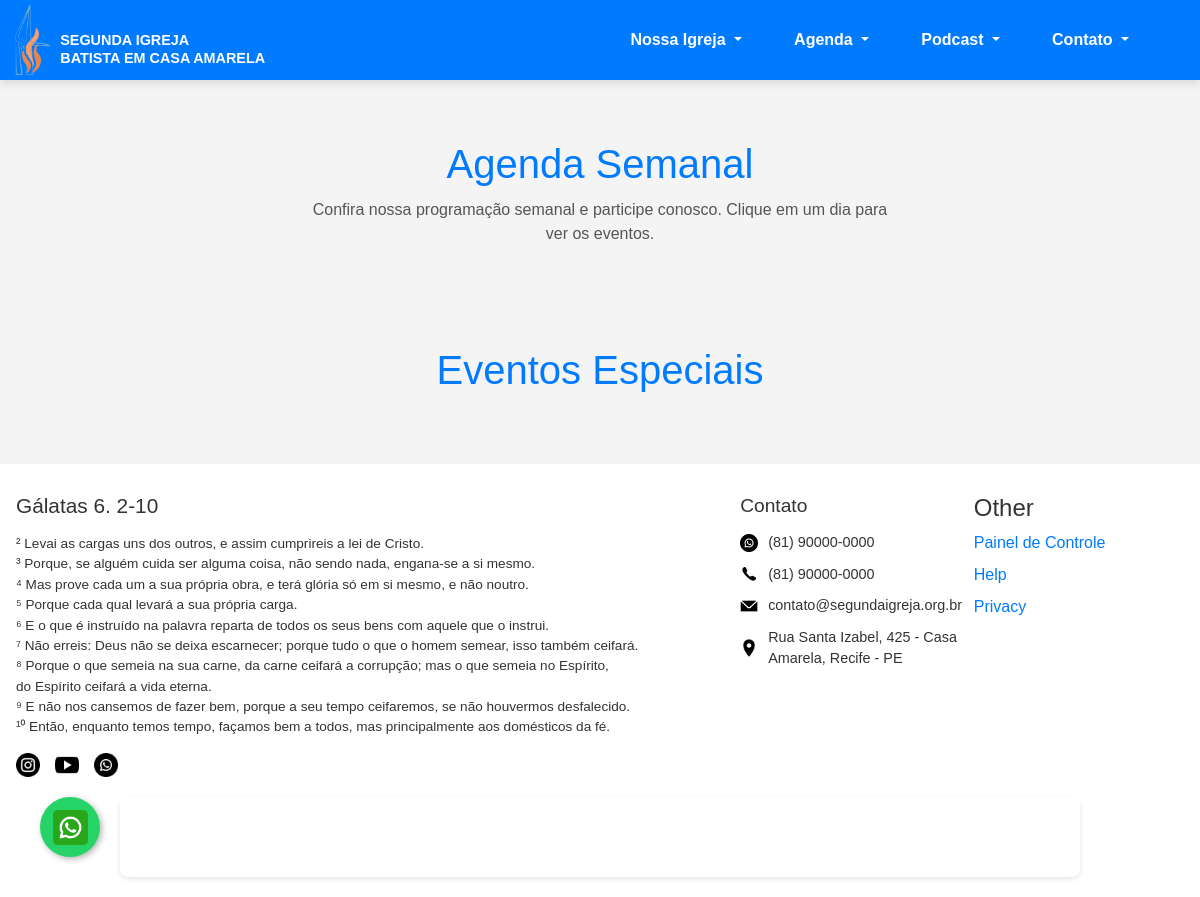
/agenda/, run on an earlier commit of the app's database.
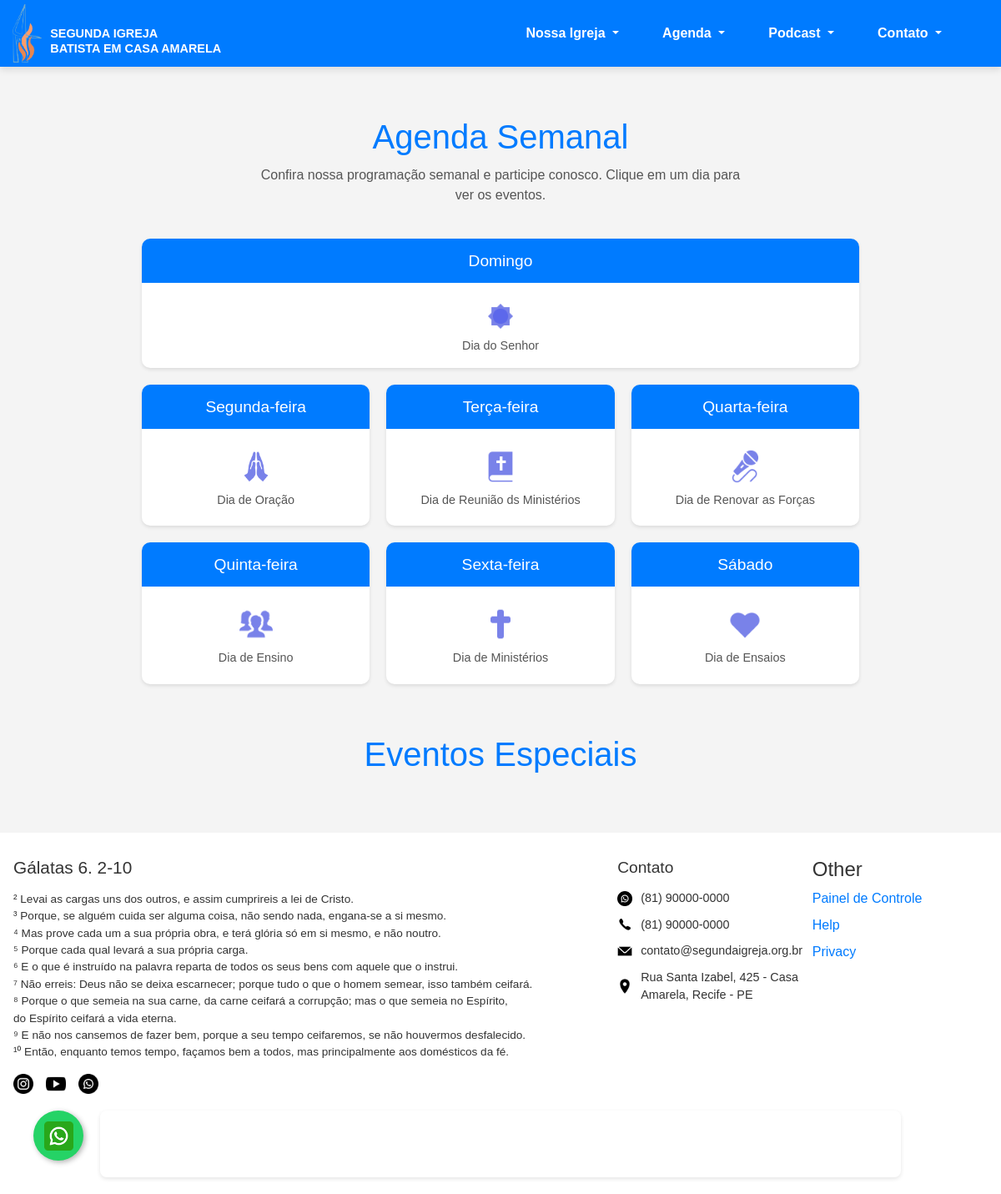
And on a later commit of the database.
### home/models.py (models this page shows, shortened)
class DiaSemana(models.Model):
    DIAS = [
        (0, 'Domingo'), (1, 'Segunda-feira'), (2, 'Terça-feira'),
        (3, 'Quarta-feira'), (4, 'Quinta-feira'), (5, 'Sexta-feira'),
        (6, 'Sábado')
    ]
    nome = models.IntegerField(choices=DIAS, unique=True, verbose_name="Dia da Semana")
    resumo = models.CharField(max_length=100, verbose_name="Resumo (ex: Dia de celebração)")
    icone = models.CharField(max_length=50, help_text="Nome do ícone (ex: 'celebracao', 'oracao'). Use o nome do arquivo sem a extensão.", verbose_name="Ícone")
    class Meta:
        verbose_name = "Dia da Semana"
        verbose_name_plural = "Dias da Semana"
        ordering = ['nome']

### home/views.py (the view)
# urls.py: path("agenda/", views.agenda, name="agenda"),
def agenda(request):
    dias_semana = DiaSemana.objects.prefetch_related('eventos').all()
    eventos_especiais = EventoEspecial.objects.all()
    context = {
        'dias_semana': dias_semana,
        'eventos_especiais': eventos_especiais,
    }
    return render(request, 'agenda.html', context)

### templates/agenda.html (shortened to what this page needs)
{% extends 'base.html' %}
{% load static %}
{% block extra_css %}
    <link rel="stylesheet" href="{% static 'styles/modular/agenda.css' %}">
{% endblock %}
{% block content %}
<div class="agenda-container">
    <section class="agenda-semanal">
        <h2 class="agenda-titulo">Agenda Semanal</h2>
        <p class="agenda-subtitulo">Confira nossa programação semanal e participe conosco.
                                    Clique em um dia para ver os eventos.</p>
        <div class="dias-wrapper">
            {% for dia in dias_semana %}
            <div class="dia-card {% if dia.nome == 0 %}domingo-card{% endif %}"
                 data-target="#eventos-{{ dia.get_nome_display|slugify }}">
                    <h3>{{ dia.get_nome_display }}</h3>
                    <div class="dia-card-icon">
                        <img src="{% static 'fotos/ícones/'|add:dia.icone|add:'.png' %}" alt="">
                    </div>
                    <p>{{ dia.resumo }}</p>
                </div>
            {% endfor %}
        </div>
    </section>
    <section class="eventos-especiais">
        <h2 class="agenda-titulo">Eventos Especiais</h2>
    </section>
</div>
{% endblock %}

### templates/base.html (shortened to what this page needs)
{% load static %}
<!DOCTYPE html>
<html lang="pt-br">
<head>
    <link rel="stylesheet" href="https://stackpath.bootstrapcdn.com/bootstrap/4.5.2/css/bootstrap.min.css">
    <link rel="stylesheet" href="{% static 'styles/modular/main.css' %}">
    {% block extra_css %}{% endblock %}
</head>
<body>
    <header class="sticky-top">
        <div class="logo">
            <a href="{% url 'index' %}">
                <img src="{% static 'fotos/logo.png' %}" style="height: 70px; width: auto; margin-right: 10px;">
            </a>
            <a href="{% url 'index' %}" style="text-decoration: none; color: inherit;">
                <h5 style="font-size: 0.9em; font-weight: bold; font-family: 'Arial Rounded MT Bold', Arial, sans-serif,;">
                  SEGUNDA IGREJA<br>BATISTA EM CASA AMARELA
                </h5>
            </a>
        </div>
        <nav>
            <ul class="menu">
                <li class="nav-item dropdown">
                    <a class="nav-link dropdown-toggle" href="#" id="nossaIgrejaDropdown" role="button" data-toggle="dropdown" aria-haspopup="true" aria-expanded="false">
                        Nossa Igreja
                    </a>
                </li>
                <li class="nav-item dropdown">
                    <a class="nav-link dropdown-toggle" href="#" id="agendaDropdown" role="button" data-toggle="dropdown" aria-haspopup="true" aria-expanded="false">
                        Agenda
                    </a>
                </li>
                <li class="nav-item dropdown">
                    <a class="nav-link dropdown-toggle" href="#" id="podcastDropdown" role="button" data-toggle="dropdown" aria-haspopup="true" aria-expanded="false">
                        Podcast
                    </a>
                </li>
                <li class="nav-item dropdown">
                    <a class="nav-link dropdown-toggle" href="#" id="contatoDropdown" role="button" data-toggle="dropdown" aria-haspopup="true" aria-expanded="false">
                        Contato
                    </a>
                </li>
            </ul>
        </nav>
    </header>
    <main>
        {% block content %}
        {% endblock %}
    </main>
    <footer class="footer">
        <div class="footer-container">
            <div class="footer-left">
                <h3>Gálatas 6. 2-10</h3>
                <p>² Levai as cargas uns dos outros, e assim cumprireis a lei de Cristo.</br>
                    ³ Porque, se alguém cuida ser alguma coisa, não sendo nada, engana-se a si mesmo.</br>
                    ⁴ Mas prove cada um a sua própria obra, e terá glória só em si mesmo, e não noutro.</br>
                    ⁵ Porque cada qual levará a sua própria carga.</br>
                    ⁶ E o que é instruído na palavra reparta de todos os seus bens com aquele que o instrui.</br>
                    ⁷ Não erreis: Deus não se deixa escarnecer; porque tudo o que o homem semear, isso também ceifará.</br>
                    ⁸ Porque o que semeia na sua carne, da carne ceifará a corrupção; mas o que semeia no Espírito,</br>
                      do Espírito ceifará a vida eterna.</br>
                    ⁹ E não nos cansemos de fazer bem, porque a seu tempo ceifaremos, se não houvermos desfalecido.</br>
                    ¹⁰ Então, enquanto temos tempo, façamos bem a todos, mas principalmente aos domésticos da fé.</p>
                <div class="social-links">
                    <a href="https://www.instagram.com/_2ibca/" target="_blank"><img src="{% static '/fotos/ícones/instagram-preta.png' %}" alt="Instagram"></a>
                    <a href="https://www.youtube.com/@2IBCARECIFE " target="_blank"><img src="{% static '/fotos/ícones/youtube-preta.png' %}" alt="YouTube"></a>
                    <a href="https://wa.me/message/YHZLZY6LT73HO1" target="_blank"><img src="{% static '/fotos/ícones/whatsapp-preta.png' %}" alt="WhatsApp"></a>
                </div>
            </div>
            <div class="footer-endereco">
                <h4>Contato</h4>
                <ul>
                    <li><img src="{% static '/fotos/ícones/whatsapp-preta.png' %}" alt="WhatsApp" class="contato-icon"> (81) 90000-0000</li>
                    <li><img src="{% static '/fotos/ícones/telefone.png' %}" alt="Telefone" class="contato-icon"> (81) 90000-0000</li>
                    <li><img src="{% static '/fotos/ícones/email.png' %}" alt="Email" class="contato-icon"> contato@segundaigreja.org.br</li>
                    <li>
                        <a href="https://www.google.com/maps/search/?api=1&query=Rua+Santa+Izabel,+425+-+Recife,+PE" target="_blank" style="display: flex; align-items: center; color: inherit; text-decoration: none;">
                            <img src="{% static '/fotos/ícones/localizacao.png' %}" alt="Localização" class="contato-icon">
                            <span>Rua Santa Izabel, 425 - Casa Amarela, Recife - PE</span>
                        </a>
                    </li>
                </ul>
            </div>
            <div class="footer-other">
                <h4>Other</h4>
                <ul>
                    <li><a href="http://127.0.0.1:8000/admin/" target="_blank">Painel de Controle</a></li>
                    <li><a href="#">Help</a></li>
                    <li><a href="#">Privacy</a></li>
                </ul>
            </div>
        </div>
        <div class="spotify-component">
            <iframe src="https://open.spotify.com/embed/playlist/4s4pYRb5VFlQ2LqYtX5xhY? utm_source=generator&theme=0"
                width="80%"
                frameborder="0"
                allowtransparency="true"
                allow="encrypted-media">
            </iframe>
        </div>
    </footer>
    <a href="https://wa.me/message/YHZLZY6LT73HO1" class="whatsapp-float" target="_blank" aria-label="Fale conosco pelo WhatsApp">
        <img src="{% static 'fotos/ícones/whatsapp.png' %}" alt="WhatsApp">
    </a>
</body>
</html>

### static/styles/modular/agenda.css (style rules this page uses)
.agenda-container { max-width: 900px; margin: 40px auto; padding: 20px; font-family: Arial, sans-serif; }
.agenda-titulo { text-align: center; color: var(--primary-color); font-size: 2.5rem; margin-bottom: 10px; }
.agenda-subtitulo { text-align: center; color: var(--text-muted); margin-bottom: 40px; max-width: 600px; margin-left: auto; margin-right: auto; }
.dias-wrapper { display: grid; grid-template-columns: repeat(auto-fit, minmax(250px, 1fr)); gap: 20px; }
.dia-card { background-color: #fff; border-radius: var(--border-radius-lg); box-shadow: var(--shadow-sm); text-align: center; cursor: pointer; transition: all var(--transition-fast); overflow: hidden; animation: appear linear; animation-timeline: view(); animation-range: entry 0% cover 40%; }
.dia-card h3 { background-color: var(--primary-color); color: var(--text-light); padding: 15px; margin: 0; font-size: 1.2rem; }
.dia-card-icon { padding: 25px 0 10px; }
.dia-card-icon img { height: 40px; margin: 0 auto; }
.dia-card p { color: var(--text-muted); font-size: 0.9rem; margin-bottom: 20px; }
.eventos-especiais { margin-top: 60px; }
.dia-card.domingo-card { grid-column: 1 / -1; }
.dia-card.domingo-card .dia-card-icon { padding-top: 20px; padding-bottom: 5px; }
.dia-card.domingo-card p { margin-bottom: 15px; }

### static/styles/modular/variables.css (style rules this page uses)
:root { --primary-color: #007bff; --secondary-color: #10acec; --accent-color: #d9971c; --bg-light: #f4f4f4; --bg-alt: #eee7d7; --text-dark: #000000; --text-light: #ffffff; --text-muted: #555555; --font-size-base: 16px; --font-size-sm: 0.875rem; --font-size-md: 1rem; --font-size-lg: 1.25rem; --font-size-xl: 1.5rem; --font-size-xxl: 2rem; --spacing-xs: 0.25rem; --spacing-sm: 0.5rem; --spacing-md: 1rem; --spacing-lg: 1.5rem; --spacing-xl: 2rem; --mobile-width: 576px; --tablet-width: 768px; --desktop-width: 992px; --large-desktop-width: 1200px; --border-radius-sm: 5px; --border-radius-md: 8px; --border-radius-lg: 10px; --border-radius-circle: 50%; --shadow-sm: 0 2px 4px rgba(0, 0, 0, 0.1); --shadow-md: 0 4px 8px rgba(0, 0, 0, 0.1); --shadow-lg: 0 8px 16px rgba(0, 0, 0, 0.2); --transition-fast: 0.3s ease; --transition-medium: 0.5s ease; --container-sm: 90%; --container-max-width: 1200px; }

### static/styles/modular/default.css (style rules this page uses)
* { margin: 0; padding: 0; box-sizing: border-box; }
body { font-family: Arial, sans-serif; font-size: var(--font-size-base); background-color: var(--bg-light); overflow-x: hidden; }
h2 { font-size: var(--font-size-xl); margin-bottom: var(--spacing-md); }
h3 { font-size: var(--font-size-lg); margin-bottom: var(--spacing-sm); }
p { margin-bottom: var(--spacing-md); line-height: 1.5; }
a { text-decoration: none; color: var(--primary-color); transition: var(--transition-fast); }
ul { list-style-type: none; padding-left: 0; }
ul li { margin-bottom: var(--spacing-sm); }
img, video, iframe { max-width: 100%; height: auto; display: block; }

### static/styles/modular/components.css (style rules this page uses)
footer { background-color: var(--bg-light); color: var(--text-dark); padding: var(--spacing-lg) 0; margin-top: 1px; }
.footer-container { display: flex; flex-wrap: wrap; justify-content: space-between; max-width: var(--container-max-width); margin: 0 auto; padding: 0 var(--spacing-md); }
.footer-left { flex: 2; }
.footer-left h3 { font-size: 1.5rem; margin-bottom: var(--spacing-md); }
.footer-left p { font-size: 0.9rem; line-height: 1.6; margin-bottom: var(--spacing-md); }
.social-links { display: flex; align-items: center; }
.social-links a { margin-right: var(--spacing-md); text-decoration: none; }
.social-links img { width: 24px; height: 24px; transition: var(--transition-fast); }
.spotify-component { text-align: center; margin-top: var(--spacing-lg); }
.spotify-component iframe { border-radius: var(--border-radius-md); box-shadow: var(--shadow-md); margin: 0 auto; display: block; max-width: 100%; }
.whatsapp-float { position: fixed; width: 60px; height: 60px; bottom: 40px; left: 40px; background-color: #25d366; color: #FFF; border-radius: 50px; text-align: center; font-size: 30px; box-shadow: 2px 2px 6px rgba(0,0,0,0.3); z-index: 1000; transition: var(--transition-fast); display: flex; justify-content: center; align-items: center; }
.whatsapp-float img { width: 35px; height: 35px; }

What changed in the data, as far as the page shows it:
added DiaSemana: nome "Domingo", resumo "Dia do Senhor"
added DiaSemana: nome "Segunda-feira", icone (picture), resumo "Dia de Oração"
added DiaSemana: nome "Terça-feira", icone (picture), resumo "Dia de Reunião ds Ministérios"
added DiaSemana: nome "Quarta-feira", resumo "Dia de Renovar as Forças"
added DiaSemana: nome "Quinta-feira", icone (picture), resumo "Dia de Ensino"
added DiaSemana: nome "Sexta-feira", icone (picture), resumo "Dia de Ministérios"
added DiaSemana: nome "Sábado", icone (picture), resumo "Dia de Ensaios"
